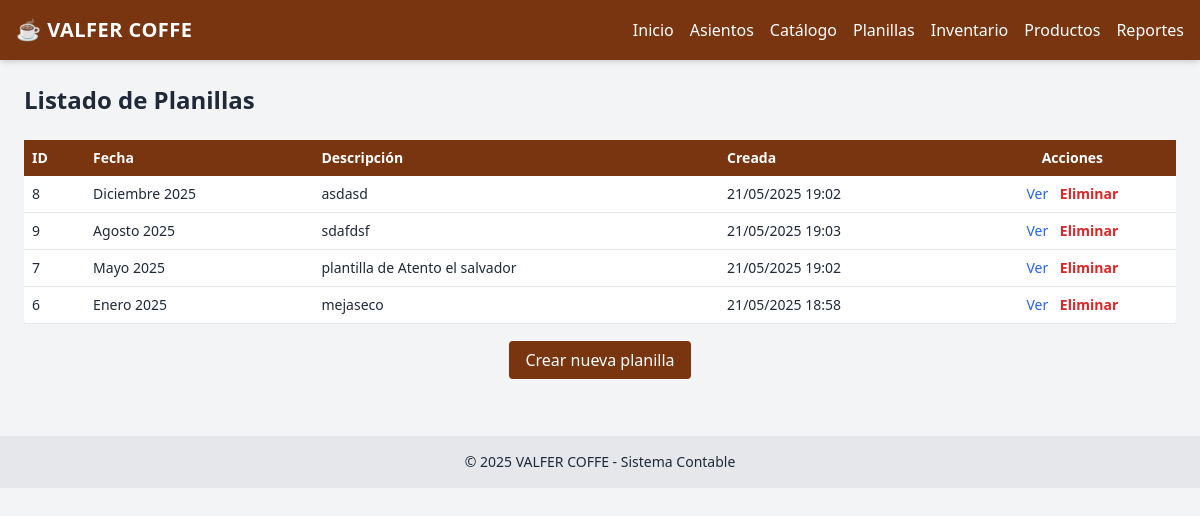
Page /planillas/ on the earlier database version.
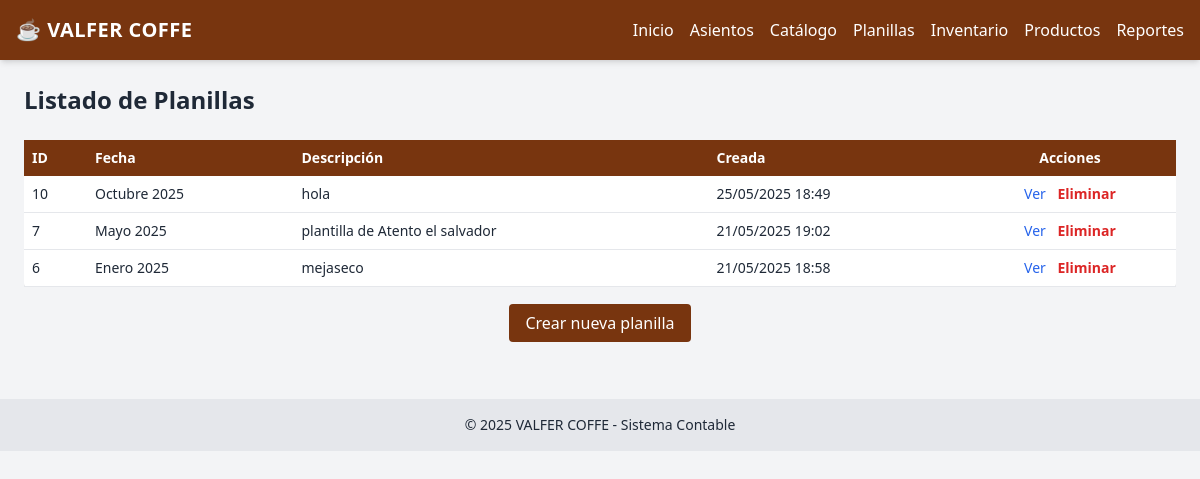
Same page on the later database version.
### contabilidad/models.py (models this page shows, shortened)
class Planilla(models.Model):
    MES_CHOICES = [
        (1, 'Enero'), (2, 'Febrero'), (3, 'Marzo'), (4, 'Abril'),
        (5, 'Mayo'), (6, 'Junio'), (7, 'Julio'), (8, 'Agosto'),
        (9, 'Septiembre'), (10, 'Octubre'), (11, 'Noviembre'), (12, 'Diciembre'),
    ]
    mes = models.IntegerField(choices=MES_CHOICES)
    anio = models.IntegerField()
    descripcion = models.CharField(max_length=255)
    creada_en = models.DateTimeField(auto_now_add=True)

### contabilidad/views.py (the view)
# urls.py: path('planillas/', listar_planillas, name='listar_planillas'),
def listar_planillas(request):
    planillas = Planilla.objects.order_by('-anio', '-mes')  # Ordena por año descendente, luego mes
    return render(request, 'contabilidad/listar_planillas.html', {'planillas': planillas})

### contabilidad/templates/contabilidad/listar_planillas.html (shortened to what this page needs)
{% extends 'contabilidad/base.html' %}
{% block content %}
<h2 class="text-2xl font-bold mb-6">Listado de Planillas</h2>
<div class="overflow-x-auto">
    <table class="w-full bg-white shadow rounded text-sm">
        <thead class="bg-amber-900 text-white">
            <tr>
                <th class="p-2 text-left">ID</th>
                <th class="p-2 text-left">Fecha</th>
                <th class="p-2 text-left">Descripción</th>
                <th class="p-2 text-left">Creada</th>
                <th class="p-2 text-center">Acciones</th>
            </tr>
        </thead>
        <tbody>
            {% for planilla in planillas %}
            <tr class="border-b hover:bg-gray-50">
                <td class="p-2">{{ planilla.id }}</td>
                <td class="p-2">{{ planilla.get_mes_display }} {{ planilla.anio }}
</td>
                <td class="p-2">{{ planilla.descripcion }}</td>
                <td class="p-2">{{ planilla.creada_en|date:"d/m/Y H:i" }}</td>
                <td class="p-2 text-center space-x-2">
                    <a href="{% url 'ver_planilla' planilla.id %}" class="text-blue-600 hover:underline">Ver</a>
                    <a onclick="confirmarEliminacion({{ planilla.id }})"
                        class="text-red-600 hover:underline font-semibold">Eliminar</a>
                </td>
            </tr>
            {% empty %}
            <tr>
                <td colspan="5" class="text-center text-gray-500 py-4">No hay planillas registradas.</td>
            </tr>
            {% endfor %}
        </tbody>
    </table>
</div>
<div class="mt-6 text-center">
    <a href="{% url 'crear_planilla' %}" class="bg-amber-900 text-white py-2 px-4 rounded hover:bg-amber-800">
        Crear nueva planilla
    </a>
</div>
{% endblock %}

Differences in the rows shown:
removed Planilla: id "8", mes "Diciembre", anio "2025", descripcion "asdasd", creada_en "21/05/2025 19:02"
removed Planilla: id "9", mes "Agosto", anio "2025", descripcion "sdafdsf", creada_en "21/05/2025 19:03"
added Planilla: id "10", mes "Octubre", anio "2025", descripcion "hola", creada_en "25/05/2025 18:49"
